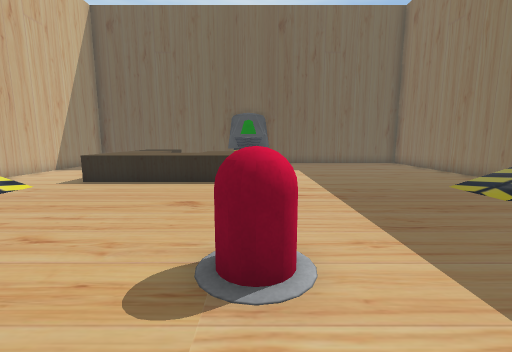
view 1 (above)

15 first-person views from a walk through a 3-D level made in the Unity game engine. The camera is 1.4 m above the floor, tilts 8° down and sees 90° across. The floor is counted in squares, 1 m on a side. Each view is taken from the middle of a square. On the plan, view 1 faces up. The plan holds only what a view shows up to about 13 squares ahead; the rest is blank. The place goes on beyond the plan. The player is left out. Door leaves are left out, so doorways stand open.

view 2
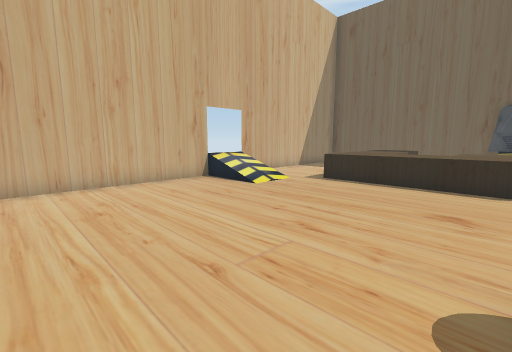

view 3
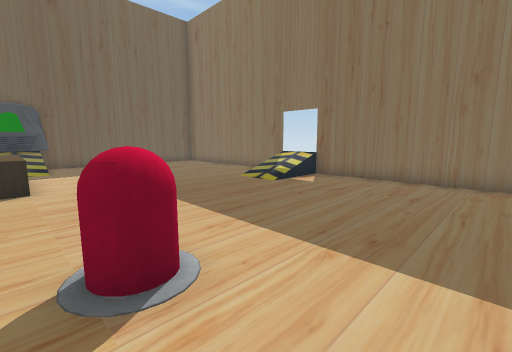

view 4
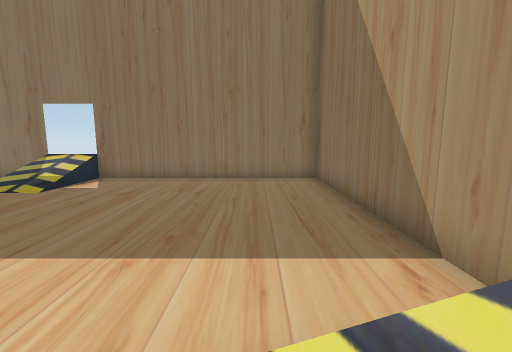

view 5
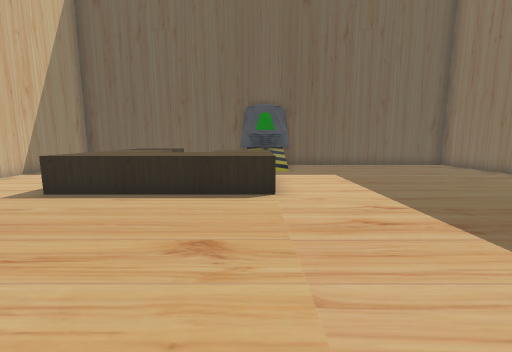

view 6
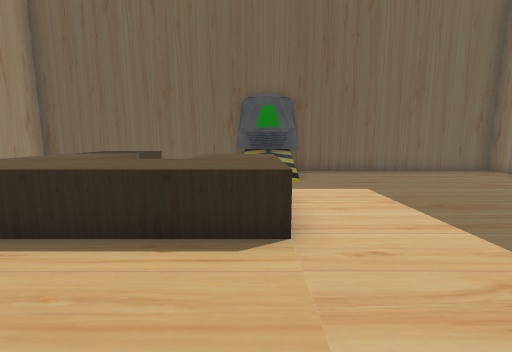

view 7
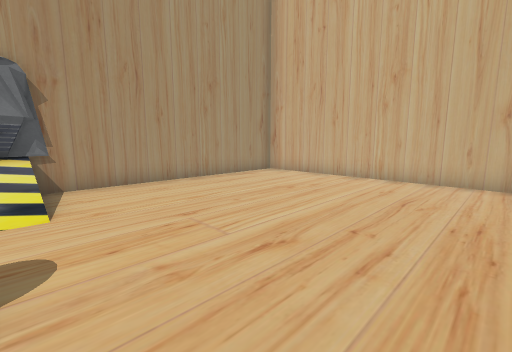

view 8
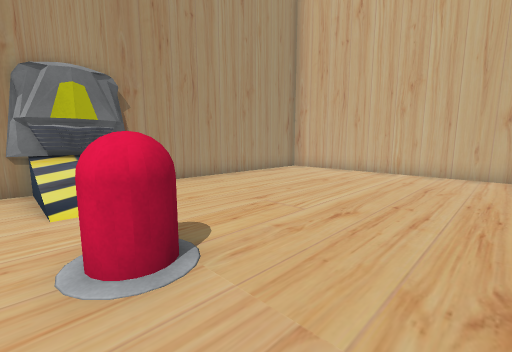

view 9
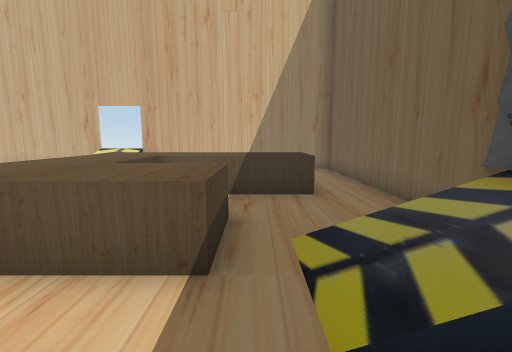

view 10
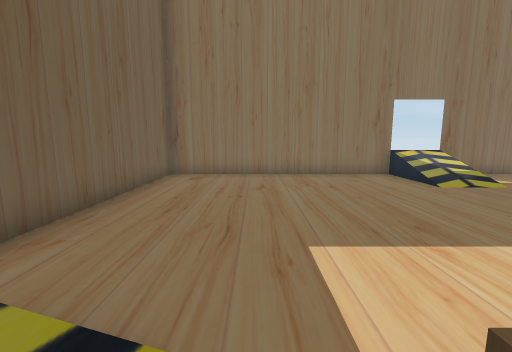

view 11
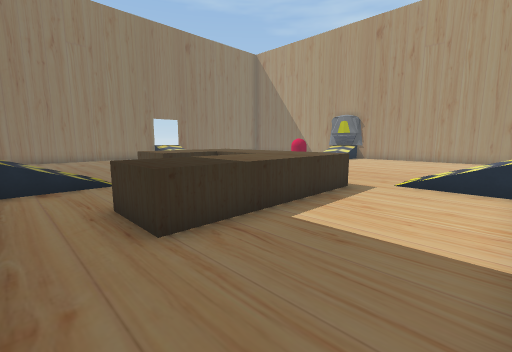

view 12
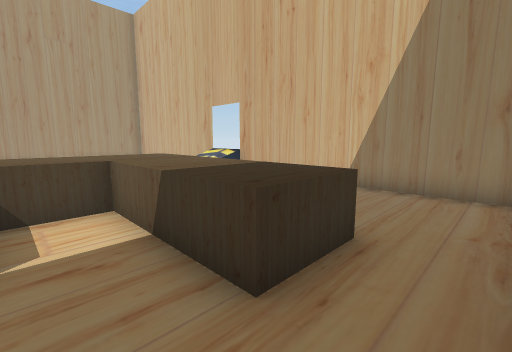

view 13
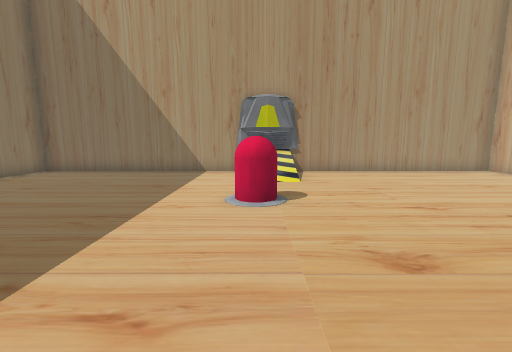

view 14
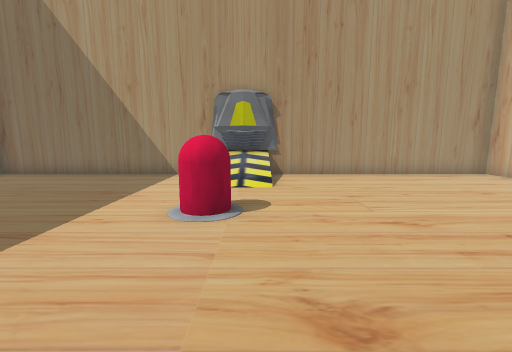

view 15
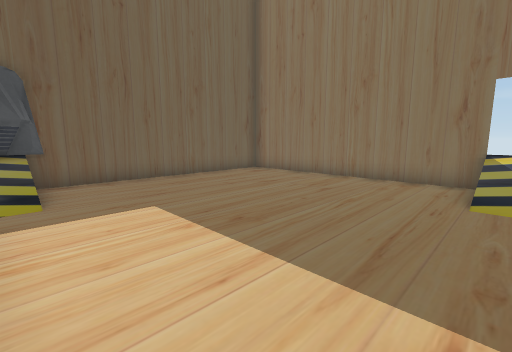

### Floor plan
Key: @ floor where view 1 was taken; # wall or solid block; . floor; / step, stairs or slope; D open door; O other object.
Columns run from 11 left of view 1 to 10 right of it. Each row starts with its distance up from view 1.
 18 ######################
 17 #.........##.........#
 16 #.........OO.........#
 15 #....OO...//.........#
 14 #....OO..............#
 13 #....OO..OO..........#
 12 #....OO..OO..........#
 11 #....OOOOOO..........#
 10 #....OOOOOO..........#
  9 #D..................D#
  8  DO/............../OD
  7  DO/............../OD
  6 #D..................D#
  5 #....................#
  4 #....................#
  3 #..........O.........#
  2 #....................#
  1 #....................#
  0 #........./@.........#
 -1 #.........OO.........#
 -2 #.........##.........#
 -3 ######################

Where each view was taken, in squares from view 1:
view 1: 0 up, 0 right, facing up
view 2: 0 up, 1 left, facing up-left
view 3: 0 up, 1 left, facing up-right
view 4: 0 up, 1 left, facing right
view 5: 3 up, 1 left, facing up
view 6: 6 up, 1 left, facing up
view 7: 6 up, 1 left, facing down-left
view 8: 6 up, 1 right, facing down-left
view 9: 14 up, 2 right, facing left
view 10: 14 up, 1 left, facing right
view 11: 17 up, 10 left, facing down-right
view 12: 17 up, 3 left, facing down-left
view 13: 9 up, 0 right, facing down
view 14: 8 up, 1 left, facing down
view 15: 8 up, 0 right, facing up-right
